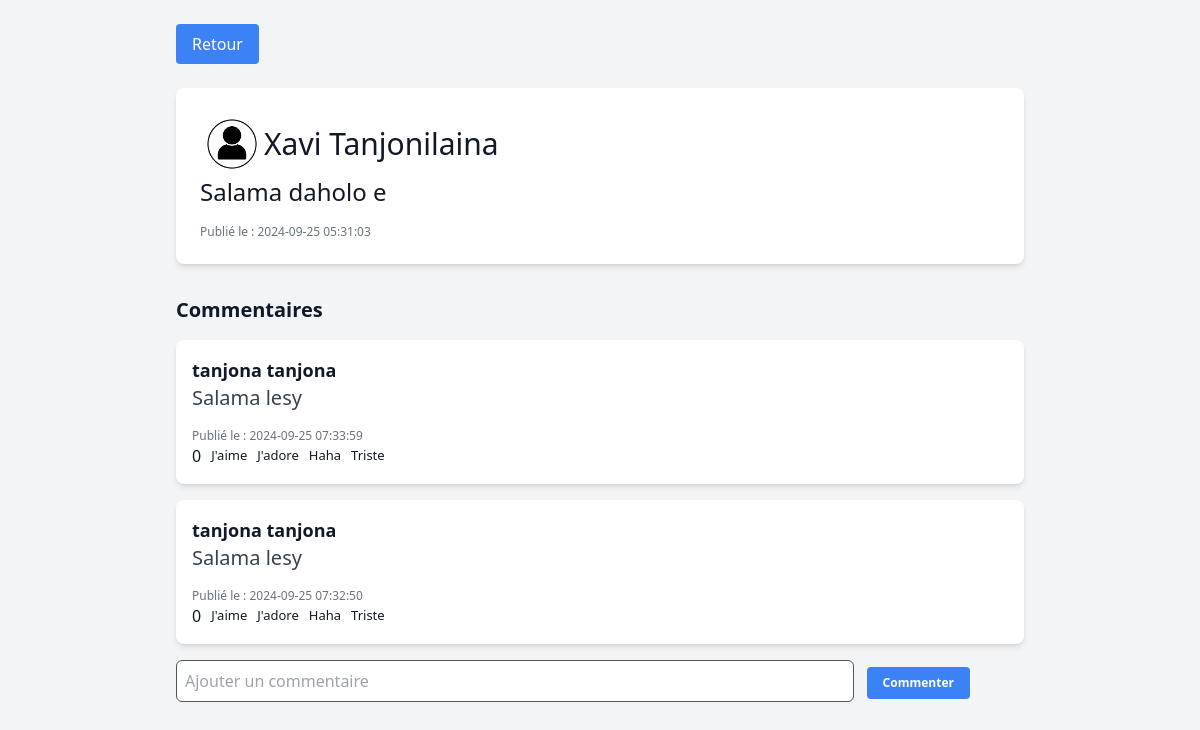
/comment/show_comments.php?id_publication=15 (signed in), run on an earlier commit of the app's database.
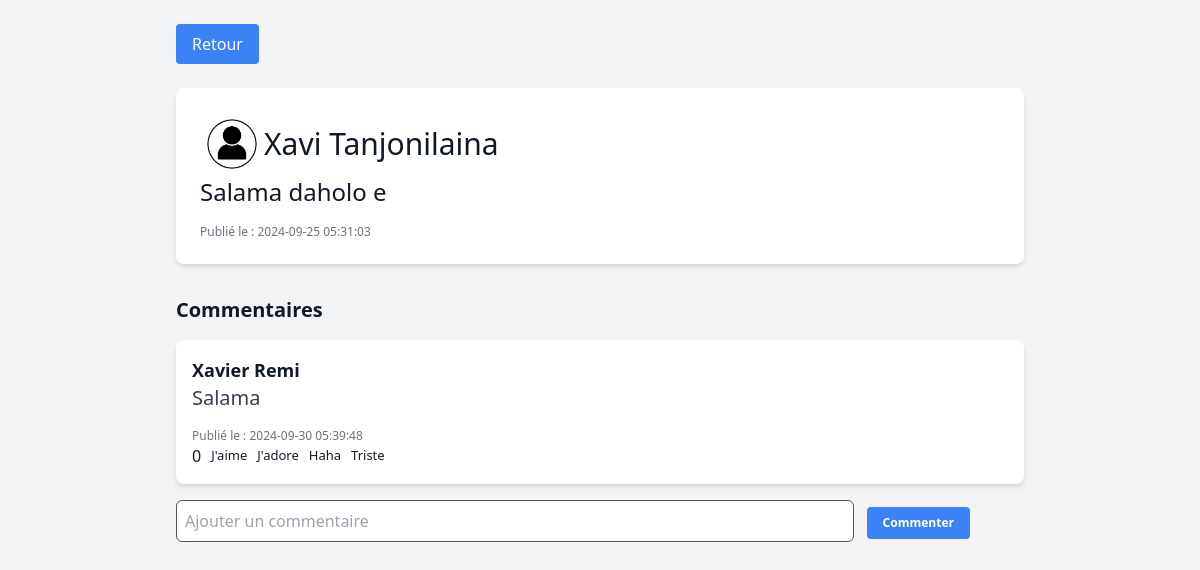
And on a later commit of the database.
### tables this page shows
CREATE TABLE `comments` (
  `id_comment` int NOT NULL AUTO_INCREMENT,
  `id_publication` int DEFAULT NULL,
  `id_compte` int DEFAULT NULL,
  `contenu` text NOT NULL,
  `date_heure` timestamp NULL DEFAULT CURRENT_TIMESTAMP,
  PRIMARY KEY (`id_comment`),
  KEY `comments_ibfk_1` (`id_publication`),
  KEY `comments_ibfk_2` (`id_compte`),
  CONSTRAINT `comments_ibfk_1` FOREIGN KEY (`id_publication`) REFERENCES `publication` (`id_publication`) ON DELETE CASCADE,
  CONSTRAINT `comments_ibfk_2` FOREIGN KEY (`id_compte`) REFERENCES `compte` (`id`) ON DELETE CASCADE
);

CREATE TABLE `compte` (
  `id` int NOT NULL AUTO_INCREMENT,
  `nom` varchar(100) NOT NULL,
  `prenom` varchar(100) DEFAULT NULL,
  `mail` varchar(50) DEFAULT NULL,
  `mdp` varchar(100) NOT NULL,
  PRIMARY KEY (`id`),
  UNIQUE KEY `mail` (`mail`)
);

### comment/show_comments.php (the view, shortened to what the changed rows need)
<?php
require_once '../config/config.php';
$id_publication = $_GET['id_publication'];
$comments_stmt = $pdo->prepare("
    SELECT c.contenu, c.date_heure, c.id_compte, c.id_comment, a.nom, a.prenom,
           (SELECT COUNT(*) FROM reaction_comment r WHERE r.id_comment = c.id_comment) AS reactions_count
    FROM comments c
    JOIN compte a ON c.id_compte = a.id
    WHERE c.id_publication = ?
    ORDER BY c.date_heure DESC
");
$comments_stmt->execute([$id_publication]);
$commentaires = $comments_stmt->fetchAll();
?>
<!DOCTYPE html>
<html lang="fr">
<head>
    <link rel="stylesheet" href="../styles/output.css">
</head>
<body class="bg-gray-100 text-gray-900">
    <div class="max-w-4xl mx-auto p-6">
        <h2 class="text-xl font-semibold mb-4">Commentaires</h2>
        <?php foreach ($commentaires as $commentaire) {
            $stmt = $pdo->prepare("SELECT type FROM reaction_comment WHERE id_comment = ? AND id_compte = ?");
            $stmt->execute([$commentaire['id_comment'], $_SESSION['id_compte']]);
            $userReaction = $stmt->fetchColumn();
        ?>
            <div class="bg-white p-4 rounded-lg shadow-md mb-4">
                <p class="text-lg font-semibold"><?php echo htmlspecialchars($commentaire['prenom'] . ' ' . $commentaire['nom']); ?></p>
                <p class="text-gray-700 text-xl"><?php echo nl2br(htmlspecialchars($commentaire['contenu'])); ?></p>
                <p class="text-xs text-gray-500 mt-4">Publié le : <?php echo htmlspecialchars($commentaire['date_heure']); ?></p>
                <div class="flex">
                    <div id="reaction-count-<?php echo $commentaire['id_comment']; ?>">
                        <?php echo $commentaire['reactions_count']; ?>
                    </div>
                    <button
                        id="jaime-<?php echo $commentaire['id_comment']; ?>"
                        <?php if ($userReaction === 'jaime') echo 'class="bg-blue-500"'; ?>
                        style="margin-left:10px; font-size:13px"
                        onclick="envoyerReaction('jaime', <?php echo $commentaire['id_comment']; ?>, <?php echo $_SESSION['id_compte']; ?>)">
                        J'aime
                    </button>
                    <button
                        id="jadore-<?php echo $commentaire['id_comment']; ?>"
                        <?php if ($userReaction === 'jadore') echo 'class="bg-blue-500"'; ?>
                        style="margin-left:10px; font-size:13px"
                        onclick="envoyerReaction('jadore', <?php echo $commentaire['id_comment']; ?>, <?php echo $_SESSION['id_compte']; ?>)">
                        J'adore
                    </button>
                    <button
                        id="haha-<?php echo $commentaire['id_comment']; ?>"
                        <?php if ($userReaction === 'haha') echo 'class="bg-blue-500"'; ?>
                        style="margin-left:10px; font-size:13px"
                        onclick="envoyerReaction('haha', <?php echo $commentaire['id_comment']; ?>, <?php echo $_SESSION['id_compte']; ?>)">
                        Haha
                    </button>
                    <button
                        id="triste-<?php echo $commentaire['id_comment']; ?>"
                        <?php if ($userReaction === 'triste') echo 'class="bg-blue-500"'; ?>
                        style="margin-left:10px; font-size:13px"
                        onclick="envoyerReaction('triste', <?php echo $commentaire['id_comment']; ?>, <?php echo $_SESSION['id_compte']; ?>)">
                        Triste
                    </button>
                </div>
            </div>
        <?php } ?>
    </div>
</body>
</html>

What changed in the data, as far as the page shows it:
removed comments: id_compte.nom "tanjona tanjona", contenu "Salama lesy", date_heure "2024-09-25 07:33:59", reactions_count "0"
removed comments: id_compte.nom "tanjona tanjona", contenu "Salama lesy", date_heure "2024-09-25 07:32:50", reactions_count "0"
added comments: id_compte.nom "Xavier Remi", contenu "Salama", date_heure "2024-09-30 05:39:48", reactions_count "0"
